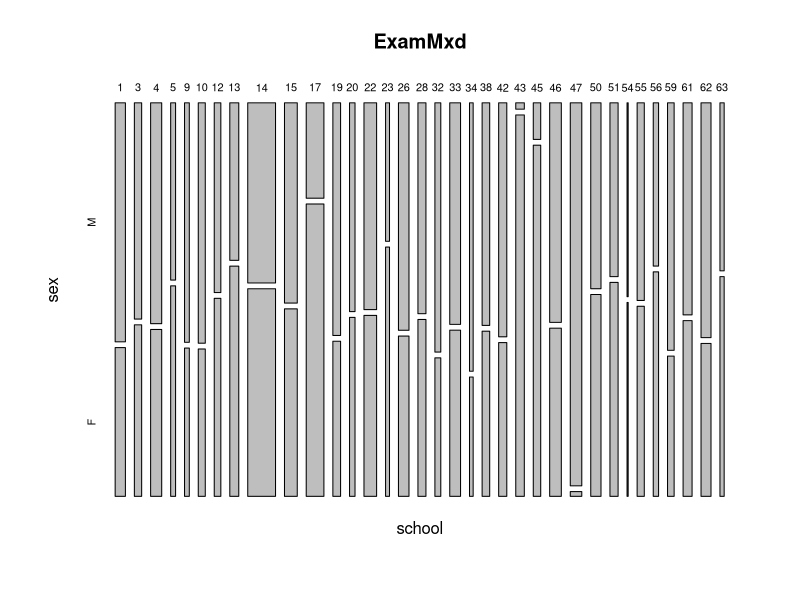

Reproduce this figure in R. (Note: this script raises an error after producing the figure.)
### R code from vignette source 'MlmSoftRev.Rnw'

###################################################
### code chunk number 1: preliminaries
###################################################
options(width=80, show.signif.stars = FALSE,
        lattice.theme = function() canonical.theme("pdf", color = FALSE))
library(mlmRev)
library(lme4)
set.seed(1234321)


###################################################
### code chunk number 2: Examprep
###################################################
lmer(normexam ~ standLRT + sex + schgend + (1|school), Exam)


###################################################
### code chunk number 3: ExamData
###################################################
str(Exam)
summary(Exam)


###################################################
### code chunk number 4: ExamFit
###################################################
(Em1 <- lmer(normexam ~ standLRT + sex + schgend + (1|school), Exam))


###################################################
### code chunk number 5: Examtime
###################################################
system.time(lmer(normexam ~ standLRT + sex + schgend + (1|school), Exam))


###################################################
### code chunk number 6: ExamRelevel
###################################################
Exam$sex     <- relevel(Exam$sex, "M")
Exam$schgend <- relevel(Exam$schgend, "girls")
(Em2 <- lmer(normexam ~ standLRT + sex + schgend + (1|school), Exam))


###################################################
### code chunk number 7: ExamIds
###################################################
Exam <- within(Exam, ids <- factor(school:student))
str(Exam)


###################################################
### code chunk number 8: dupExamIds
###################################################
as.character(Exam$ids[which(duplicated(Exam$ids))])


###################################################
### code chunk number 9: OnlyBoy
###################################################
subset(Exam, ids == '43:86')
xtabs(~ sex + school, Exam, subset = school %in% c(43, 50, 52), drop = TRUE)


###################################################
### code chunk number 10: ExamXtabs
###################################################
xtabs(~ sex + school, Exam, subset = type == "Mxd", drop = TRUE)


###################################################
### code chunk number 11: ExamMosaicshow (eval = FALSE)
###################################################
## ExamMxd <- within(subset(Exam, type == "Mxd"), school <- factor(school))
## mosaicplot(~ school + sex, ExamMxd)


###################################################
### code chunk number 12: ExamMosaic
###################################################
ExamMxd <- within(subset(Exam, type == "Mxd"), school <- factor(school))
mosaicplot(~ school + sex, ExamMxd)


###################################################
### code chunk number 13: Examplot1
###################################################
print(xyplot(normexam ~ standLRT | sex * type, Exam,
             type = c("g", "p", "smooth"), layout = c(2,2),
             xlab = "Standardized London Reading Test score",
             ylab = "Normalized exam score", aspect = 1.2))


###################################################
### code chunk number 14: Examplot1show (eval = FALSE)
###################################################
## xyplot(normexam ~ standLRT | sex * type, Exam, type = c("g", "p", "smooth"))


###################################################
### code chunk number 15: Examplot2
###################################################
print(xyplot(normexam ~ standLRT, Exam, groups = sex:type,
             type = c("g", "smooth"), xlim = c(-3,3), ylim = c(-2,2),
             xlab = "Standardized London Reading Test score",
             ylab = "Normalized exam score",
             auto.key = list(space = 'right', points = FALSE, lines = TRUE),
             aspect = 1))


###################################################
### code chunk number 16: Examplot2show (eval = FALSE)
###################################################
## xyplot(normexam ~ standLRT, Exam, groups = sex:type, type = c("g", "smooth"))


###################################################
### code chunk number 17: Examplot3
###################################################
print(xyplot(normexam ~ standLRT | school, Exam,
             type = c("g", "p", "r"),
             xlab = "Standardized London Reading Test score",
             ylab = "Normalized exam score",
             subset = sex == "F" & type == "Sngl"))


###################################################
### code chunk number 18: Examplot3show
###################################################
xyplot(normexam ~ standLRT | school, Exam,
             type = c("g", "p", "r"),
             subset = sex == "F" & type == "Sngl")


###################################################
### code chunk number 19: Examplot4show (eval = FALSE)
###################################################
## xyplot(normexam ~ standLRT | school, Exam, type = c("g", "p", "r"),
##              subset = sex == "F" & type == "Sngl" & school != 48,
##              index.cond = function(x, y) coef(lm(y ~ x))[1])


###################################################
### code chunk number 20: Examplot4
###################################################
print(xyplot(normexam ~ standLRT | school, Exam,
             type = c("g", "p", "r"),
             xlab = "Standardized London Reading Test score",
             ylab = "Normalized exam score",
             subset = sex == "F" & type == "Sngl" & school != 48,
             index.cond = function(x, y) coef(lm(y ~ x))[1]))


###################################################
### code chunk number 21: Examplot4a
###################################################
print(xyplot(normexam ~ standLRT | school, Exam,
             type = c("g", "p", "r"),
             xlab = "Standardized London Reading Test score",
             ylab = "Normalized exam score",
             subset = sex == "F" & type == "Sngl" & school != 48,
             index.cond = function(x, y) coef(lm(y ~ x))[2]))


###################################################
### code chunk number 22: ExamLmListFS
###################################################
show(ExamFS <- lmList(normexam ~ standLRT | school, Exam,
                      subset = sex == "F" & type == "Sngl" & school != 48))


###################################################
### code chunk number 23: Examplot4cshow
###################################################
plot(confint(ExamFS, pool = TRUE), order = 1)


###################################################
### code chunk number 24: Examplot4c
###################################################
print(plot(confint(ExamFS, pool = TRUE), order = 1))


###################################################
### code chunk number 25: Examplot5
###################################################
print(xyplot(normexam ~ standLRT | school, Exam,
             type = c("g", "p", "r"),
             xlab = "Standardized London Reading Test score",
             ylab = "Normalized exam score",
             subset = sex == "M" & type == "Sngl", layout = c(5,2),
             index.cond = function(x, y) coef(lm(y ~ x))[1]))


###################################################
### code chunk number 26: ExamLmListMS
###################################################
show(ExamMS <- lmList(normexam ~ standLRT | school, Exam,
                      subset = sex == "M" & type == "Sngl"))


###################################################
### code chunk number 27: Examplot5b
###################################################
print(plot(confint(ExamMS, pool = TRUE), order = 1))


###################################################
### code chunk number 28: Examplot6
###################################################
print(xyplot(normexam ~ standLRT | school, Exam, groups = sex,
             type = c("g", "p", "r"),
             xlab = "Standardized London Reading Test score",
             ylab = "Normalized exam score",
             subset = !school %in% c(43, 47) & type == "Mxd",
             index.cond = function(x, y) coef(lm(y ~ x))[1],
             auto.key = list(space = 'top', lines = TRUE,
             columns = 2), layout = c(7,5),
             aspect = 1.2))


###################################################
### code chunk number 29: ExamLmListM
###################################################
show(ExamM <- lmList(normexam ~ standLRT + sex| school, Exam,
                     subset = type == "Mxd" & !school %in% c(43,47,54)))


###################################################
### code chunk number 30: Examplot6b
###################################################
print(plot(confint(ExamM, pool = TRUE), order = 1))


###################################################
### code chunk number 31: Em3
###################################################
(Em3 <- lmer(normexam ~ standLRT + sex + type + (1|school), Exam))


###################################################
### code chunk number 32: Em4
###################################################
(Em4 <- lmer(normexam ~ standLRT + sex + type + (standLRT|school), Exam))


###################################################
### code chunk number 33: EmAnova
###################################################
anova(Em3, Em4)


###################################################
### code chunk number 34: Em5
###################################################
(Em5 <- lmer(normexam ~ standLRT + sex + type + (standLRT + sex|school), Exam))


###################################################
### code chunk number 35: Oxboys
###################################################
str(Oxboys)
system.time(mX1 <- lmer(height ~ age + I(age^2) + I(age^3) + I(age^4) + (age + I(age^2)|Subject),
                       Oxboys))
summary(mX1)
system.time(mX2 <- lmer(height ~ poly(age,4) + (age + I(age^2)|Subject), Oxboys))
summary(mX2)


###################################################
### code chunk number 36: ScotsSec
###################################################
str(ScotsSec)
system.time(mS1 <- lmer(attain ~ sex + (1|primary) + (1|second), ScotsSec))
summary(mS1)


###################################################
### code chunk number 37: sessionInfo
###################################################
toLatex(sessionInfo())
